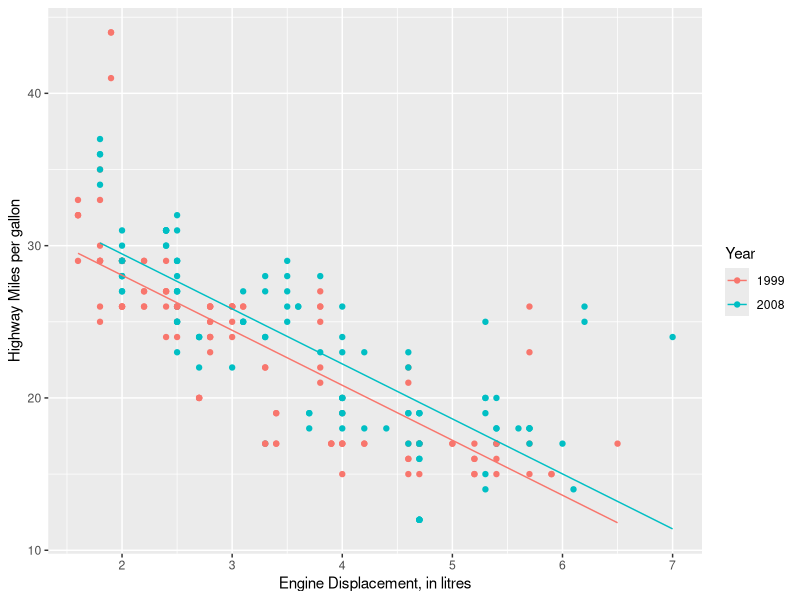
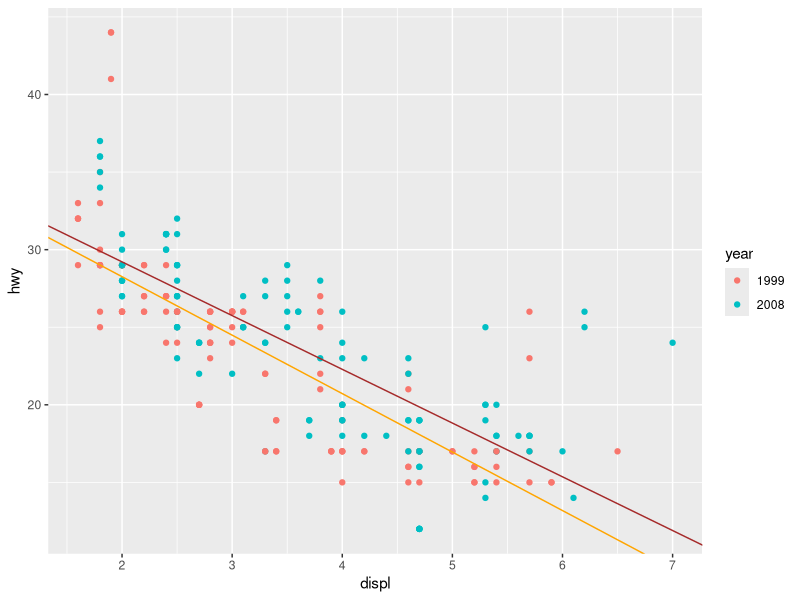

Reproduce these figures in R, in order.
## ---- chunk 1
# You probably already have these packages installed, so let's just load them
library(tidyverse)
library(modelr)
library(knitr)
library(broom)

options(scipen = 999) # disable scientific notation

# For labs, we want to see all our code
knitr::opts_chunk$set(echo = TRUE)
## ---- chunk 2
mpg <- mpg %>% mutate(year = as.factor(year)) # Recall, we do this to ensure our year variable is treated as a categorical variable

mod <- lm(hwy ~ displ + year, data = mpg)

mpg %>% 
  ggplot(aes(x = displ, y = hwy, color = year)) +
  geom_point() +
  geom_line(data = augment(mod), aes(y = .fitted, color = year)) + 
  labs(x = "Engine Displacement, in litres",
       y = "Highway Miles per gallon") +
  scale_colour_discrete("Year")
## ---- chunk 3
hwy_lm <- lm(hwy ~ displ + year + displ : year, data = mpg)
summary(hwy_lm)
## ---- chunk 4
ggplot(augment(hwy_lm), aes(x = displ, y = hwy, color = year)) +
  #geom_line(aes(y = .fitted)) +
  geom_point() +
  # (x2 = 0 OR year = 1999)
  geom_abline(slope = coef(hwy_lm)["displ"],
              intercept = coef(hwy_lm)["(Intercept)"],
              color = "orange") +
  # (x2 = 1 OR year = 2008)
  geom_abline(slope = coef(hwy_lm)['displ'] + 
                coef(hwy_lm)['displ:year2008'], 
              intercept = coef(hwy_lm)['(Intercept)'] +
                coef(hwy_lm)['year2008'],
              color = 'brown')

## ---- chunk 5
# no interaction

# with the interaction

## ---- chunk 6
# no interaction

# with the interaction

